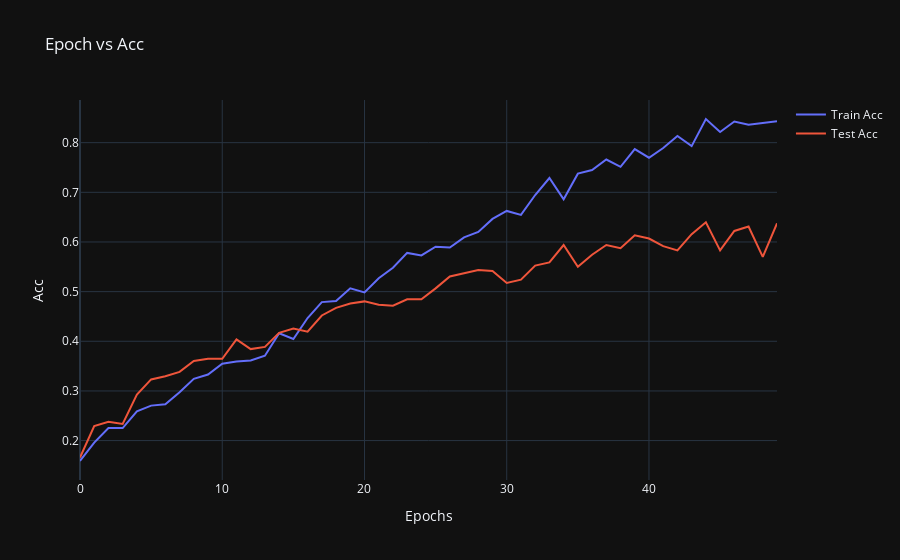

Write notebook code for a chart like this one.
### Code cell
fig = go.Figure()

fig.add_trace(go.Scatter(x=r1['Epochs'], y=r1['acc'], name='Train Acc'))
fig.add_trace(go.Scatter(x=r1['Epochs'], y=r1['val_acc'], name='Test Acc'))

fig.update_layout(
    title = 'Epoch vs Acc',
    xaxis_title = 'Epochs',
    yaxis_title = 'Acc'
)
